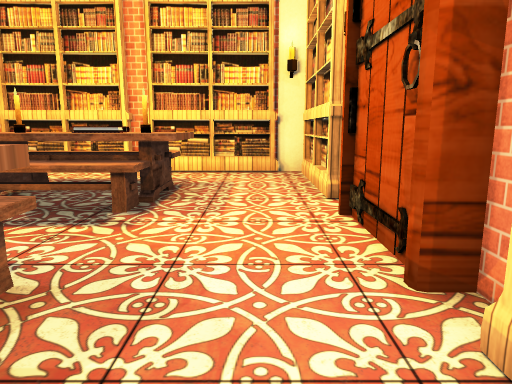
view 1 (above)

12 first-person views from a walk through a 3-D level made in the Unity game engine. The camera is 1.4 m above the floor, tilts 10° down and sees 70° across. The floor is counted in squares, 1 m on a side. Each view is taken from the middle of a square. On the plan, view 1 faces up. The plan holds only what a view shows up to about 16 squares ahead; the rest is blank. The player character is not drawn. Some surface patterns are stand-ins.

view 2
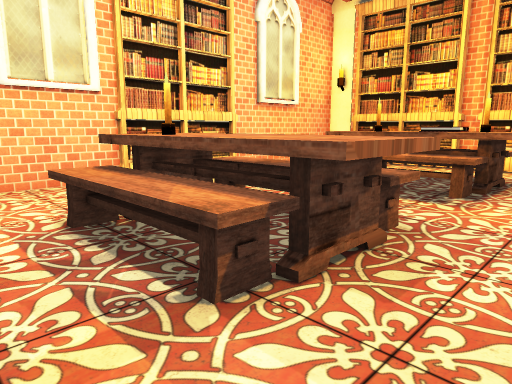

view 3
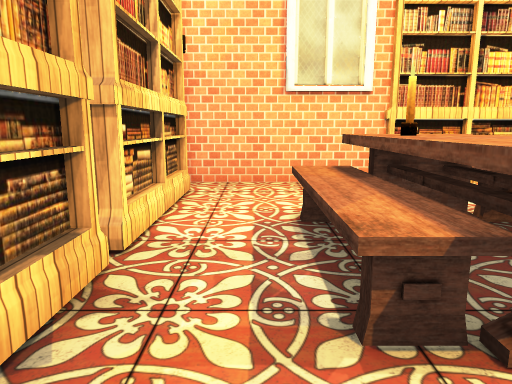

view 4
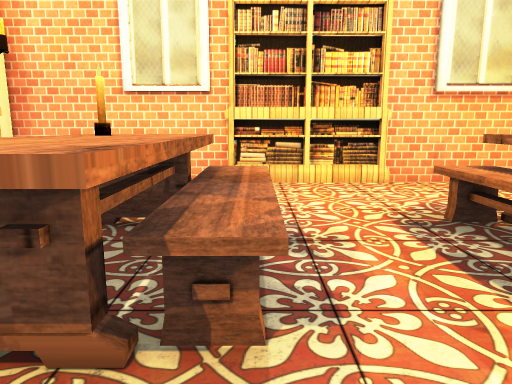

view 5
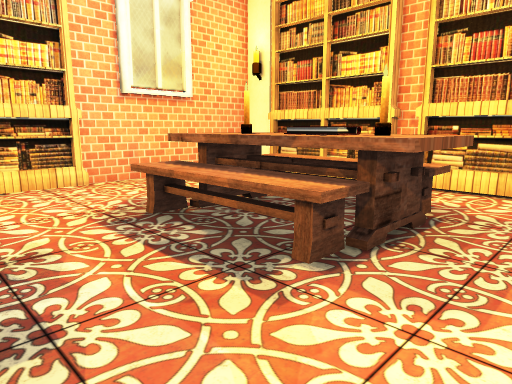

view 6
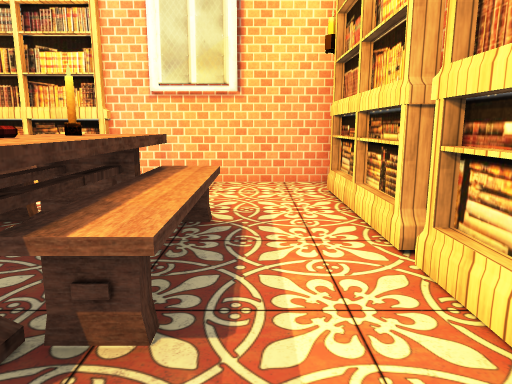

view 7
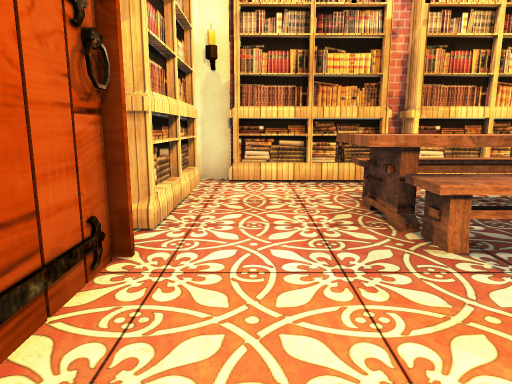

view 8
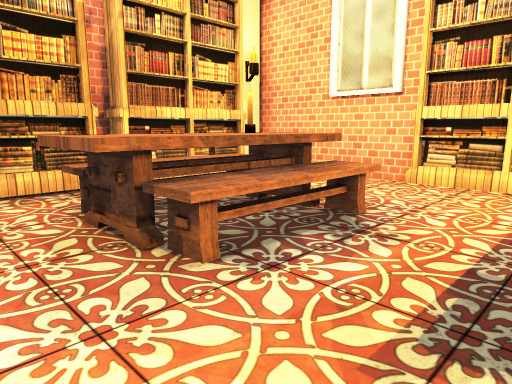

view 9
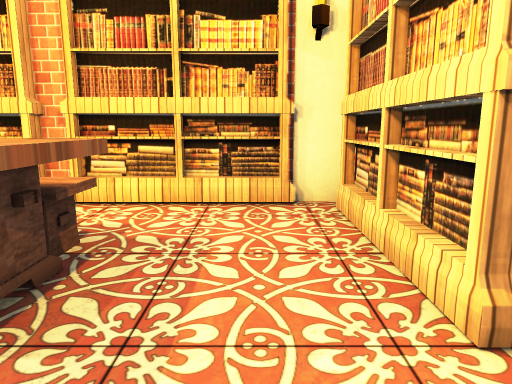

view 10
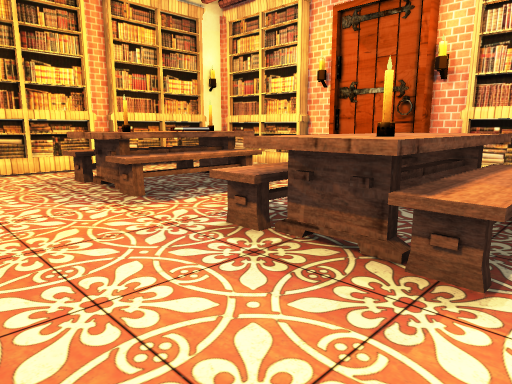

view 11
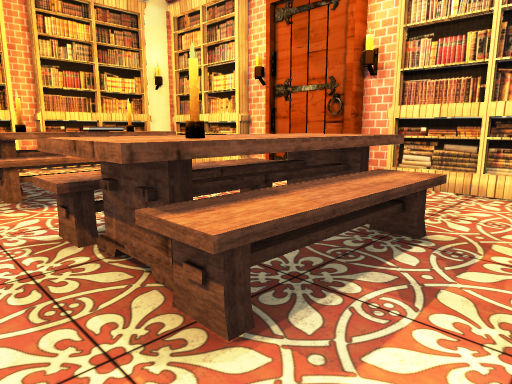

view 12
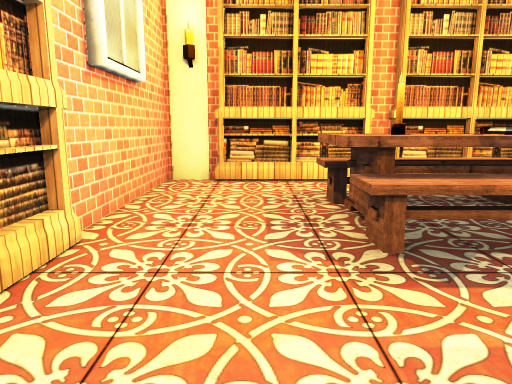

### Floor plan
Points are (right, up) in squares from view 1. A wall is a line through its corners. A room is listed if a view was taken in it or the views show most of it. See-through windows are left out.
Room 1 (views 1, 2, 3, 4, 5, 6, 7, 8, 9, 10, 11, 12)
walls: (1.5, 3.2) (1.5, 5.9); (1.9, 6.2) (1.9, 7.2); (-9.4, 1.6) (-9.4, -3.1) (-8.5, -3.1); (1.9, 2) (1.9, 3); (-3.4, 11.9) (-4.1, 11.9); (-8, 11.9) (-9.4, 11.9) (-9.4, 6.4); (-4.1, -3.1) (-3.6, -3.1); (2, 11.9) (0.6, 11.9); (0.6, -3.1) (1.6, -3.1)
objects: bookshelf (-10, 2) to (-9, 6); bookshelf (-7, -3) to (-5, -3); bookshelf (-7, 12) to (-5, 12); chair (-6, 0) to (-2, 0); other object (-6, 1); chair (-6, 2) to (-2, 3); chair (-6, 6) to (-2, 7); other object (-6, 8); chair (-6, 9) to (-2, 9); candle (-5, 1); candle (-5, 8); other object (-4, 1) to (-2, 1); other object (-4, 8); bookshelf (-3, -3) to (0, -3); books (-3, 7) to (-3, 8); bookshelf (-3, 12) to (0, 12); candle (-2, 8); bookshelf (2, -1) to (2, 1); bookshelf (2, 8) to (2, 11)

Positions as (right, up) in squares from view 1, and headings:
1: (0, 0), facing up
2: (0, -2), facing up-left
3: (0, -1), facing left
4: (0, 3), facing left
5: (0, 3), facing up-left
6: (0, 10), facing left
7: (0, 7), facing down
8: (0, 6), facing down-left
9: (0, 5), facing up
10: (-9, -1), facing up-right
11: (-7, -2), facing up-right
12: (-7, 2), facing up
